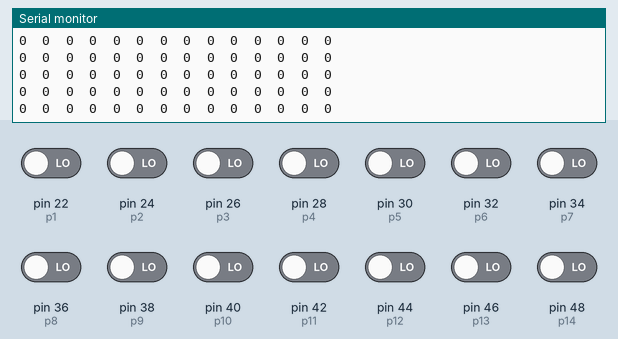
This sketch was run on a simulated Arduino Mega 2560, built with avr-gcc and run on an emulated ATmega2560. Shown: the last lines printed to the serial monitor. The inputs (shaded band) are chosen by the test bench; at power-on: pin 22 (p1), pin 24 (p2), pin 26 (p3), pin 28 (p4), pin 30 (p5), pin 32 (p6), pin 34 (p7), pin 36 (p8), pin 38 (p9), pin 40 (p10), pin 42 (p11), pin 44 (p12), pin 46 (p13), pin 48 (p14) LOW.

Above: at 1.2 s.
1.3 s: pin 22 (p1) driven HIGH
At 1.35 s:
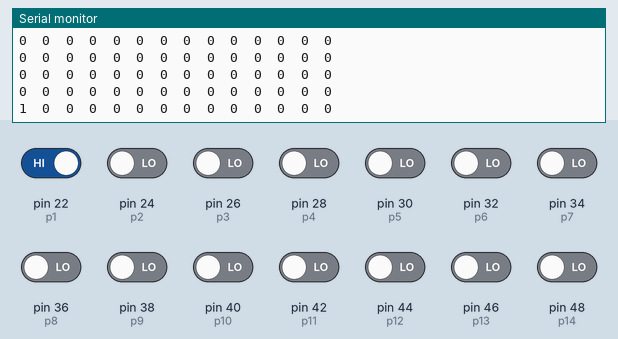
2.8 s: pin 24 (p2) driven HIGH
At 2.83 s:
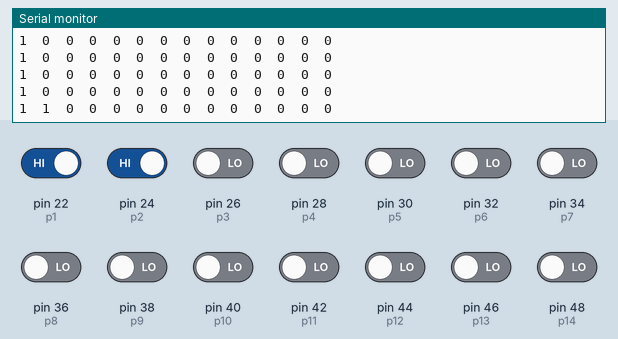
5.8 s: pin 26 (p3) driven HIGH
At 5.85 s:
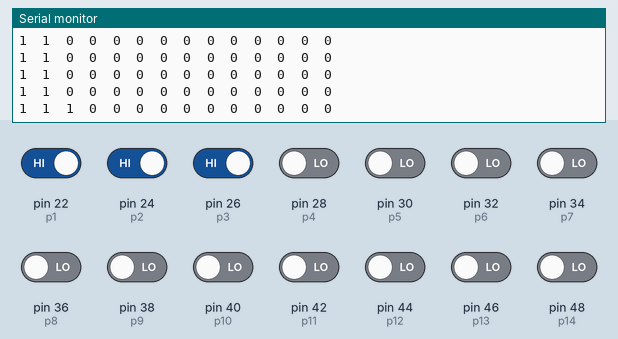
8.8 s: pin 28 (p4) driven HIGH
At 8.82 s:
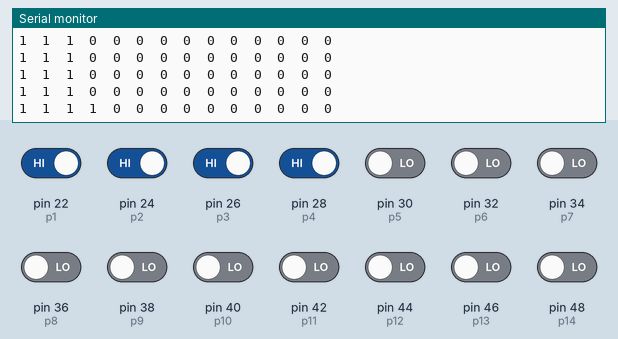
11.8 s: pin 30 (p5) driven HIGH
At 11.85 s:
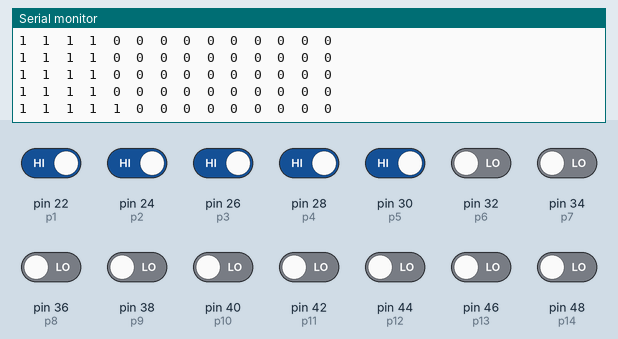
13.3 s: pin 32 (p6) driven HIGH
At 13.33 s:
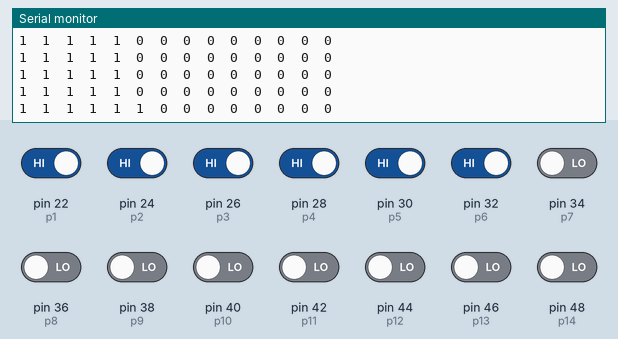

The sketch:

piReadWorking.ino
```cpp
int p1 = 22;
int p2 = 24;
int p3 = 26;
int p4 = 28;
int p5 = 30;
int p6 = 32;
int p7 = 34;
int p8 = 36;
int p9 = 38;
int p10 = 40;
int p11= 42;
int p12 = 44;
int p13 = 46;
int p14 = 48; //input pins


int s1 = 0;
int s2 = 0;
int s3 = 0;
int s4 = 0;
int s5 = 0;
int s6 = 0;
int s7 = 0;
int s8 = 0;
int s9 = 0;
int s10 = 0;
int s11 = 0;
int s12 = 0;
int s13 = 0;
int s14 = 0;// state of input pins


void setup() {
  Serial.begin(9600);
   pinMode(p1, INPUT);
   pinMode(p2, INPUT);
   pinMode(p3, INPUT);
   pinMode(p4, INPUT);
   pinMode(p5, INPUT);
   pinMode(p6, INPUT);
   pinMode(p7, INPUT);
   pinMode(p8, INPUT);
   pinMode(p9, INPUT);
   pinMode(p10, INPUT);
   pinMode(p11, INPUT);
   pinMode(p12, INPUT);
   pinMode(p13, INPUT);
   pinMode(p14, INPUT);


}

void loop() {

       s1 = digitalRead(p1);
       s2 = digitalRead(p2);
       s3 = digitalRead(p3);
       s4 = digitalRead(p4);
       s5 = digitalRead(p5);
       s6 = digitalRead(p6);
       s7 = digitalRead(p7);
       s8 = digitalRead(p8);
       s9 = digitalRead(p9);
       s10 = digitalRead(p10);
       s11 = digitalRead(p11);
       s12 = digitalRead(p12);
       s13 = digitalRead(p13);
       s14 = digitalRead(p14);//value of input pins

    Serial.print(s1);
    Serial.print("  ");
    Serial.print(s2);
    Serial.print("  ");
    Serial.print(s3);
    Serial.print("  ");
    Serial.print(s4);
    Serial.print("  ");
    Serial.print(s5);
    Serial.print("  ");
    Serial.print(s6);
    Serial.print("  ");
    Serial.print(s7);
    Serial.print("  ");
    Serial.print(s8);
    Serial.print("  ");
    Serial.print(s9);
    Serial.print("  ");
    Serial.print(s10);
    Serial.print("  ");
    Serial.print(s11);
    Serial.print("  ");
    Serial.print(s12);
    Serial.print("  ");
    Serial.print(s13);
    Serial.print("  ");
    Serial.print(s14);
    Serial.println(" ");
    delay(50);


}
```

Measured:
- after the input at 1.3 s, the serial monitor: prints a new line at once (image 1)
- after the input at 2.8 s, the serial monitor: prints a new line at once (image 2)
- after the input at 5.8 s, the serial monitor: prints a new line at once (image 3)
- after the input at 8.8 s, the serial monitor: prints a new line at once (image 4)
- after the input at 11.8 s, the serial monitor: prints a new line at once (image 5)
- after the input at 13.3 s, the serial monitor: prints a new line at once (image 6)
